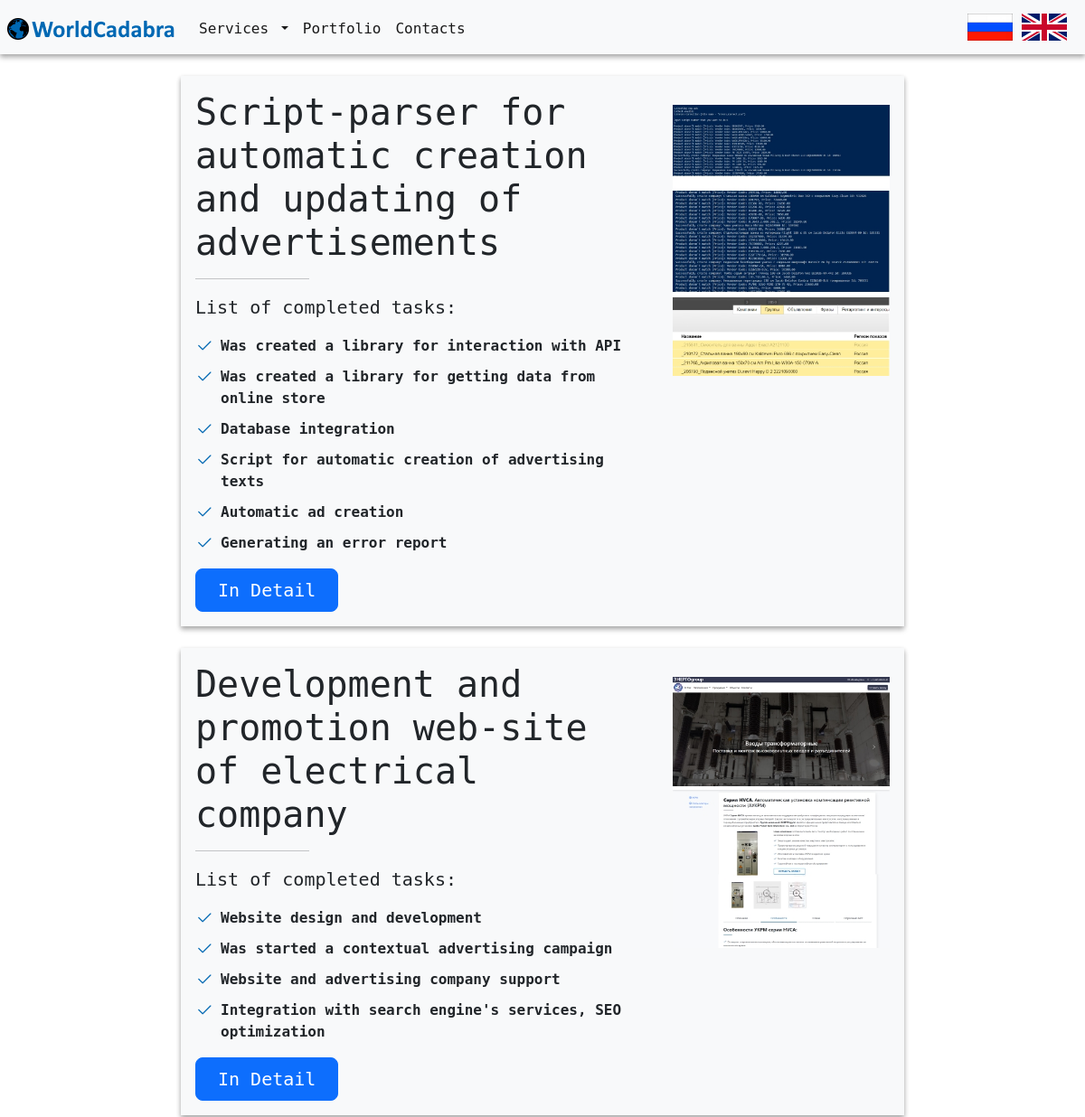
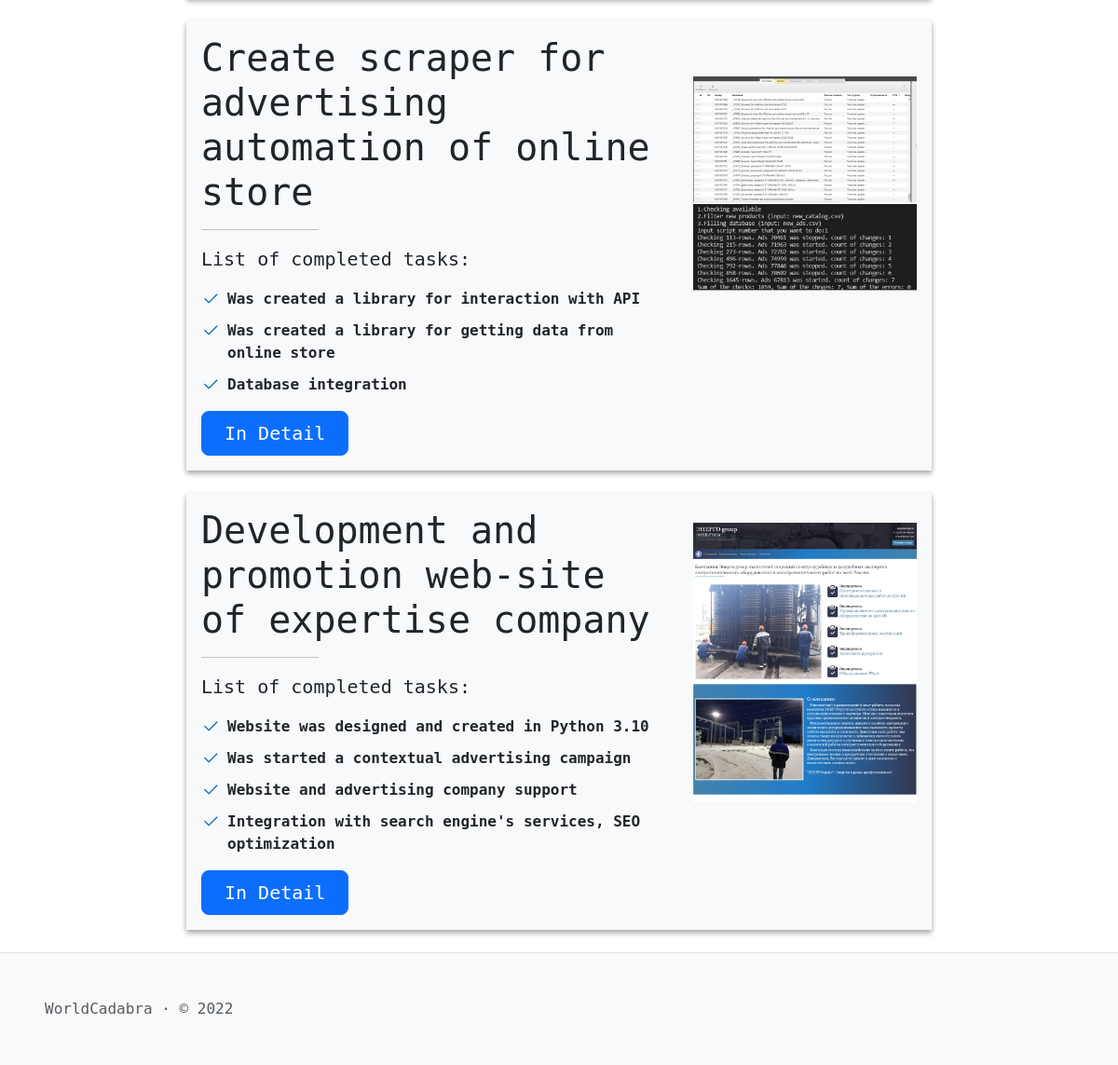
The page /en/projects/ on the database as committed earlier (2 pictures, top to bottom).
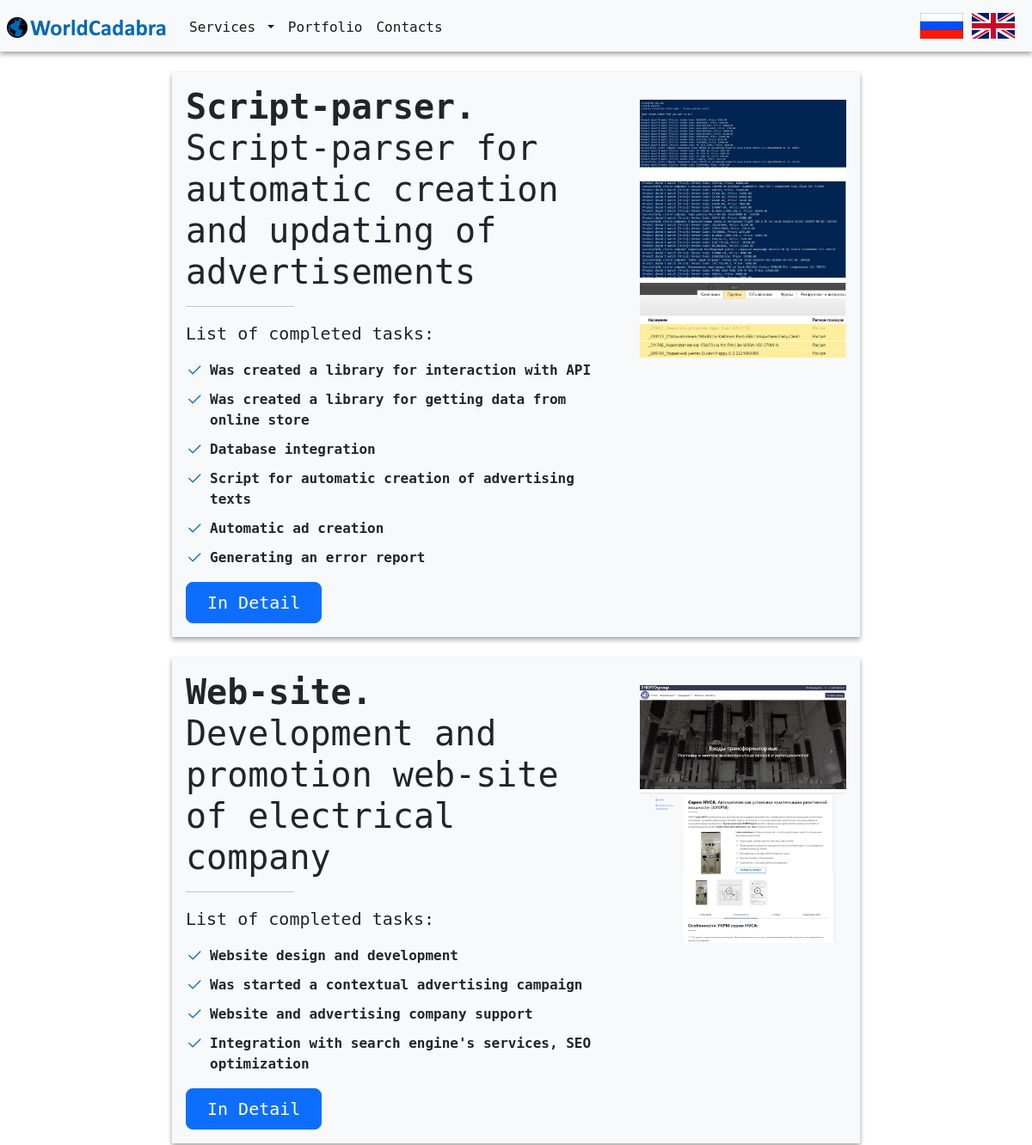
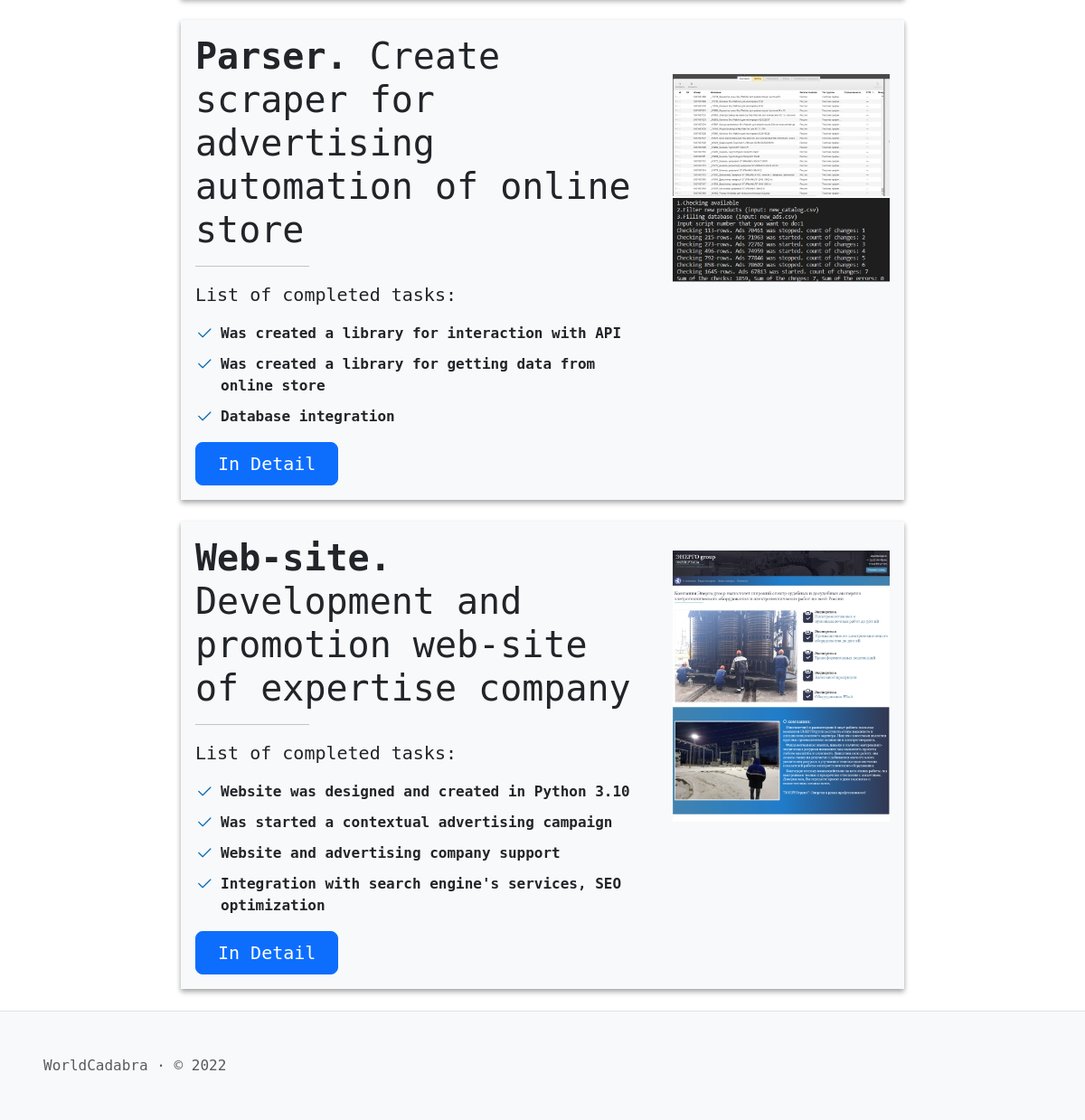
The same page on the database as committed later (2 pictures, top to bottom).
### Class_SQLAlchemy.py (models this page shows, shortened)
class Menu(db.Model):
    id = db.Column(db.Integer, unique=True, primary_key=True)
    title = db.Column(db.String(100), nullable=False)
    url = db.Column(db.String(100), nullable=True)
    url_name = db.Column(db.String(100), nullable=True)
    visibility = db.Column(db.String(50), default='visible', nullable=False)
    button_type = db.Column(db.String(50), nullable=False)
    parent = db.Column(db.String(50))
    language = db.Column(db.String(20), nullable=False)
    priorities = db.Column(db.Integer)
    note = db.Column(db.String(200), nullable=True)

class projects(db.Model):
    id = db.Column(db.Integer, unique=True, primary_key=True)
    title = db.Column(db.String(100), nullable=False)
    short_discription = db.Column(db.String(2000), nullable=True)
    photo = db.Column(db.String(500), nullable=True)
    url = db.Column(db.String(100), nullable=True)
    url_name = db.Column(db.String(100), nullable=True)
    visibility = db.Column(db.String(50), default='visible', nullable=False)
    content = db.Column(db.String(50000), nullable=True)
    language = db.Column(db.String(20), nullable=False)
    priorities = db.Column(db.Integer)
    note = db.Column(db.String(200), nullable=True)

### en/en.py (the view)
@en.route('/projects/')
def Projects():
    content = projects.query.filter_by(visibility='visible', language='en').order_by(projects.priorities.desc()).all()
    return render_template('projects.html', general=get_general_content('projects'), content=content)

### en/en.py (called while the page is built)
def get_general_content(url_name):
    res = {}
    try:
        res['Menu'] = Menu.query.filter_by(visibility='visible', language='en').order_by(Menu.priorities).all()
        res['SEO'] = SEO.query.filter_by(language='en', url_name=url_name).first()
        return res
    except:
        abort(404)

### templates/projects.html
{% extends "layout.html" %}
{% block body %}
{% for item in content %}
<div class="container-flex project-tasks col-lg-8 mx-auto my-4 p-3">
        <div class="row">
            <div class="col-md-8 col-sm-12">
                    <h1 class="mb-3">{{ item.title|safe }}</h1>
                    <hr class="col-5 col-md-3">
                    {{ item.short_discription|safe }}
                    <div>
                        <a href="{{ item.url }}" class="btn btn-primary btn-lg px-4">
                        {% if item.language == 'ru' %}
                        Подробнее
                        {% elif item.language == 'en' %}
                        In Detail
                        {% endif %}
                        </a>
                    </div>
            </div>
            <div class="col-md-4 col-sm-12 pt-sm-3 text-center">
                <img src="{{ item.photo }}" class="img-fluid" alt="{{ item.title }}">
            </div>
        </div>
</div>
{% endfor %}
{% endblock %}

### templates/layout.html (shortened to what this page needs)
<!DOCTYPE html>
<html lang="{{ general['SEO'].language }}">
<head>
    {% block head %}
    <link href="{{ url_for('static', filename='css/bootstrap.min.css') }}" rel="stylesheet"
>
    <link rel="stylesheet" href="https://cdn.jsdelivr.net/npm/bootstrap-icons@1.9.1/font/bootstrap-icons.css">
    <link href="{{ url_for('static', filename='css/styles.css') }}" rel="stylesheet">
    {% endblock %}
</head>
<body>
    <header>
        <nav class="navbar navbar-expand-md bg-light">
            <a class="navbar-brand ps-2" href="{{ url_for('.index') }}">
                <img src="{{ url_for('static', filename='img/logo.png') }}" alt="logo.png" style="max-height: 40px">
            </a>
            <div class="collapse navbar-collapse pt-1" id="navbarSupportedContent">
                <ul class="navbar-nav me-auto mb-lg-0">
                    {% for menu in general['Menu'] %}
                        {% if menu.button_type == 'menu' and not menu.parent %}
                            <li class="nav-item">
                                <a class="nav-link active" aria-current="page" href="{{ menu.url }}">{{menu.title}}</a>
                            </li>
                        {% elif menu.button_type == 'dropmenu' and not menu.parent %}
                            <li class="nav-item dropdown">
                                <a class="nav-link dropdown-toggle active" href="{{ menu.url }}" id="navbarDropdown" role="button"
                                    data-bs-toggle="dropdown" aria-expanded="false">
                                    {{menu.title}}
                                </a>
                            </li>
                        {% endif %}
                    {% endfor %}
                </ul>
            </div>
            <ul class="navbar-nav ms-auto mx-3 d-md-flex d-none align-items-center">
              <li class="nav-item m-1">
                  <a href="/"><img src="{{ url_for('static', filename='img/rus.png') }}"
                          style="max-height: 30px" class="img-fluid"></a>
                  <a href="/en"><img src="{{ url_for('static', filename='img/eng.png') }}"
                          style="max-height: 30px" class="img-fluid"></a>
              </li>
            </ul>
        </nav>
    </header>
    <main class="content">
        {% block body %}{% endblock %}
    </main>
</body>
<footer class="text-muted border-top bg-light">
  <div class="d-flex ms-5 py-5">
      WorldCadabra · © 2022
  </div>
</footer>
</html>

### static/css/styles.css (style rules this page uses)
:root { --color1: #0068B2; }
* { font-family: "DejaVu Sans Mono", "Marker Felt", "Linux Biolinum G"; }
.project-tasks ul, .service-tasks ul { list-style: none; padding: 0; }
.project-tasks ul li, .service-tasks ul li { padding-left: 28px; position: relative; }
.project-tasks ul li+li, .service-tasks ul li+li { margin-top: 10px; }
.project-tasks ul i, .service-tasks ul i { position: absolute; left: 0; top: 2px; font-size: 20px; color: var(--color1); line-height: 1; }
.container-flex { background-color: #f8f9fa; box-shadow: 0 2px 5px rgba(0,0,0,0.2), 0 4px 6px rgba(0,0,0,0.2); }
header { box-shadow: 0 2px 5px rgba(0,0,0,0.2), 0 4px 6px rgba(0,0,0,0.2); }
.content { min-height: 100vh; }

Rows that differ between the two databases and show on the page:
changed projects: title "Script-parser for automatic creation and updating of advertisements" → "Script-parser. Script-parser for automatic creation and updating of advertisements"
changed projects: title "Development and promotion web-site of electrical company" → "Web-site. Development and promotion web-site of electrical company"
changed projects: title "Create scraper for advertising automation of online store" → "Parser. Create scraper for advertising automation of online store"
changed projects: title "Development and promotion web-site of expertise company" → "Web-site. Development and promotion web-site of expertise company"
